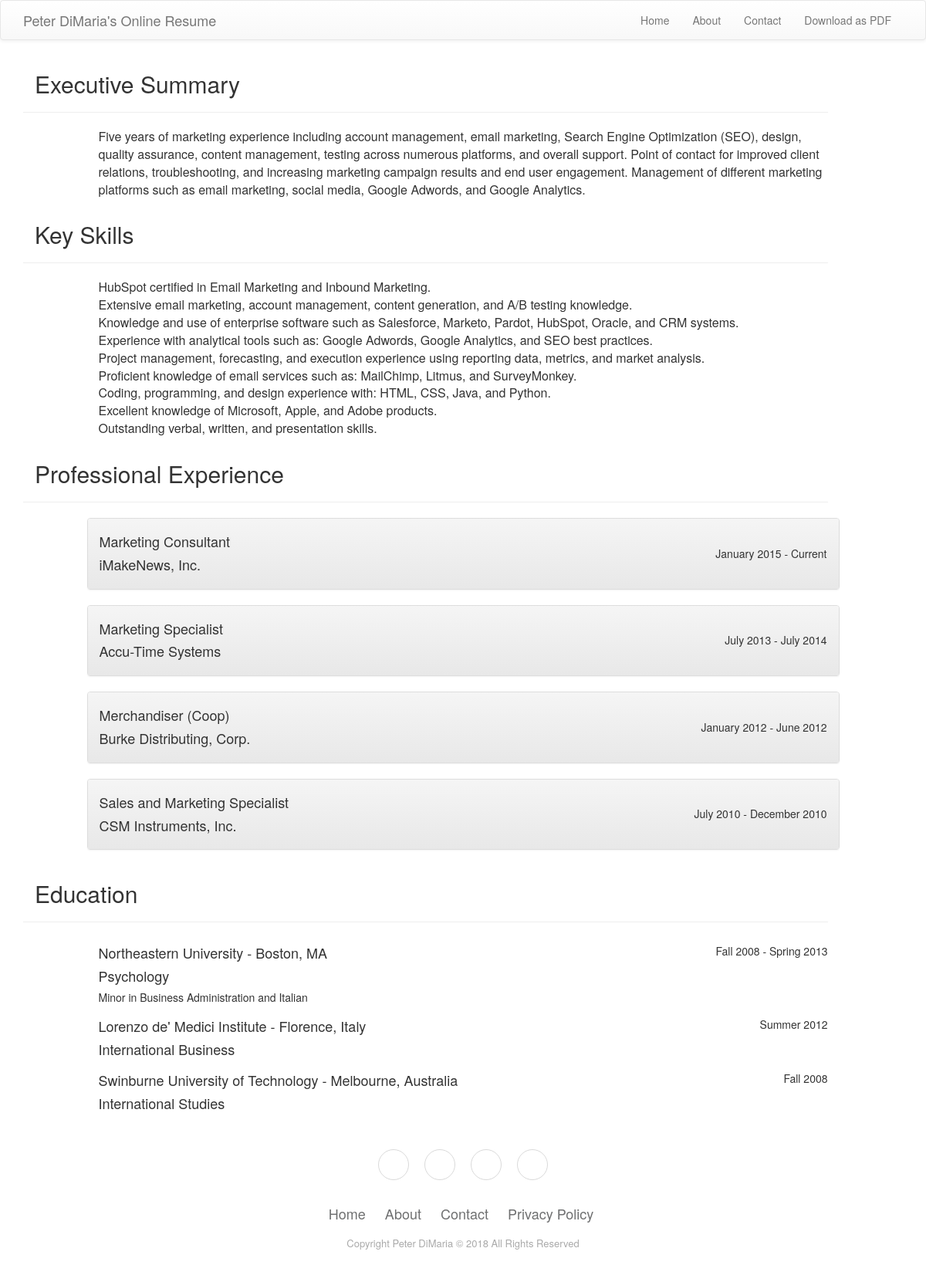
The page / on the database its author committed.
### resumeApp/models.py (models this page shows, shortened)
class GeneralInfo(models.Model):
	about = models.TextField(max_length=5000)
	executive_summary = models.TextField(max_length=5000)
	skills = models.TextField(max_length=5000)
	privacy_policy = models.TextField(max_length=10000)
	class Meta:
		verbose_name_plural = "General Info"

class Job(models.Model):
	employer = models.CharField(max_length=32)
	title = models.CharField(max_length=32)
	summary = models.TextField(max_length=5000)
	start_date = models.DateField(auto_now=False)
	end_date = models.DateField(auto_now=False)

class Education(models.Model):
	university = models.CharField(max_length=64)
	location = models.CharField(max_length=32)
	major = models.CharField(max_length=64)
	minor = models.CharField(max_length=64, blank=True, null=True)
	start_semester = models.CharField(max_length=32, blank=True, null=True)
	start_year = models.DateField(auto_now=False, blank=True, null=True)
	semester = models.CharField(max_length=32, blank=True, null=True)
	year = models.DateField(auto_now=False)
	class Meta:
		verbose_name_plural = "Education"

### resumeApp/views.py (the view)
# urls.py: 2. Add a URL to urlpatterns:  url(r'^$', views.home, name='home')
def home(request):
	jobs = Job.objects.all().order_by('-start_date')
	executive_summary = GeneralInfo.objects.values('executive_summary').get()
	education_list = Education.objects.all().order_by('-year')
	skills = GeneralInfo.objects.values('skills').get()
	context = {
		'jobs': jobs,
		'executive_summary': executive_summary,
		'education_list': education_list,
		'skills': skills,
	}
	return render(request, 'index.html', context)

### resumeApp/templates/index.html (shortened to what this page needs)
{%  load static %}
<!DOCTYPE html>
<html>
<head>
    <link href="{% static 'bootstrap/css/bootstrap.min.css' %}" rel="stylesheet">
    <link href="{% static 'css/styles.css' %}" rel="stylesheet">
    <link href="{% static 'css/Contact-Form-Clean.css' %}" rel="stylesheet">
    <link href="{% static 'css/Footer-Basic.css' %}" rel="stylesheet">
</head>
<body>
    <div>
        <nav class="navbar navbar-default navigation-clean">
            <div class="container">
                <div class="navbar-header">
                    <a href="/" class="navbar-brand navbar-link">Peter DiMaria's Online Resume</a>
                </div>
                <div class="collapse navbar-collapse" id="navcol-1">
                    <ul class="nav navbar-nav navbar-right">
                        <li role="presentation"><a href="/">Home </a></li>
                        <li role="presentation"><a href="/about/">About </a></li>
                        <li role="presentation"><a href="/contact/">Contact </a></li>
                        <li role="presentation"><a href="{% static '#' %}">Download as PDF </a></li>
                    </ul>
                </div>
            </div>
        </nav>
    </div>
    {% block content %}
        <div class="container">
            <div class="row">
                <div class="col-sm-11 col-xs-11 col-md-11 col-lg-11">
                    <h2>Executive Summary</h2>
                    <hr />
                </div>
                <div class="col-sm-10 col-sm-offset-1 col-xs-10 col-xs-offset-1 col-md-10 col-md-offset-1 col-lg-10 col-lg-offset-1">
                    <p><span style="font-size: medium">{{ executive_summary.executive_summary }}</span></p>
                </div>
            </div>
            <div class="row">
                <div class="col-sm-11 col-xs-11 col-md-11 col-lg-11">
                    <h2>Key Skills</h2>
                    <hr />
                </div>
                <div class="col-sm-10 col-sm-offset-1 col-xs-10 col-xs-offset-1 col-md-10 col-md-offset-1 col-lg-10 col-lg-offset-1">
                    <p><span style="font-size: medium">{{ skills.skills|safe }}</span></p>
                </div>
            </div>
            <div class="row">
                <div class="col-sm-11 col-xs-11 col-md-11 col-lg-11">
                    <h2>Professional Experience</h2>
                    <hr />
                </div>
                <div class="col-sm-10 col-sm-offset-1 col-xs-10 col-xs-offset-1 col-md-10 col-md-offset-1 col-lg-10 col-lg-offset-1">
                    {% for job in jobs %}
                        <div class="row">
                            <div class="panel-group">
                                <div class="panel panel-default">
                                    <div class="panel-heading">
                                        <h4 class="panel-title">
                                            <a data-toggle="collapse" href="#{{ job.id }}">
                                                <div class="row">
                                                    <div class="col-xs-6">
                                                        <h4>{{ job.title }}</h4>
                                                        <h4>{{ job.employer }}</h4>
                                                    </div>
                                                    <div class="col-xs-6 text-right">
                                                        <br />
                                                        {% if forloop.first %}
                                                            <h5>{{ job.start_date|date:"F" }} {{ job.start_date|date:"Y" }} - Current</h5>
                                                        {% else %}
                                                            <h5>{{ job.start_date|date:"F" }} {{ job.start_date|date:"Y" }} - {{ job.end_date|date:"F" }} {{ job.end_date|date:"Y" }}</h5>
                                                        {% endif %}
                                                        <br />
                                                    </div>
                                                </div>
                                            </a>
                                        </h4>
                                    </div>
                                </div>
                            </div>
                        </div>
                    {% endfor %}
                </div>
            </div>
            <div class="row">
                <div class="col-sm-11 col-xs-11 col-md-11 col-lg-11">
                    <h2>Education</h2>
                    <hr />
                </div>
                <div class="col-sm-10 col-sm-offset-1 col-xs-10 col-xs-offset-1 col-md-10 col-md-offset-1 col-lg-10 col-lg-offset-1">
                    {% for education in education_list %}
                        <div class="row">
                            <div class="col-xs-9">
                                <h4>{{ education.university }} - {{ education.location }}</h4>
                                <h4>{{ education.major }}</h4>
                                {% if education.minor %}
                                    <h5>Minor in {{ education.minor }}</h5>
                                {% endif %}
                            </div>
                            <div class="col-xs-3 text-right">
                                <h5>
                                    {% if education.start_year %}
                                        {{ education.start_semester }} {{ education.start_year.year }} -
                                    {% endif %}
                                    {{ education.semester }} {{ education.year.year }}</h5>
                            </div>
                        </div>
                    {% endfor %}
                </div>
            </div>
        </div>
    {% endblock %}
    <div class="footer-basic">
        <footer>
            <div class="social">
                <a href="#"></a>
                <a href="#"></a>
                <a href="#"></a>
                <a href="#"></a>
            </div>
            <ul class="list-inline">
                <li><a href="/">Home</a></li>
                <li><a href="/about/">About</a></li>
                <li><a href="/contact/">Contact</a></li>
                <li><a href="/privacy_policy/">Privacy Policy</a></li>
            </ul>
             <p class="copyright">Copyright Peter DiMaria © {% now "Y" %} All Rights Reserved</p>
        </footer>
    </div>
</body>
</html>

### static/css/styles.css (style rules this page uses)
h2 { padding-left: 15px; }

### static/css/Footer-Basic.css (style rules this page uses)
.footer-basic { padding:40px 0; background-color:#ffffff; color:#4b4c4d; }
.footer-basic ul { padding:0; list-style:none; text-align:center; font-size:18px; line-height:1.6; margin-bottom:0; }
.footer-basic li { padding:0 10px; }
.footer-basic ul a { color:inherit; text-decoration:none; opacity:0.8; }
.footer-basic .social { text-align:center; padding-bottom:25px; }
.footer-basic .social > a { font-size:24px; width:40px; height:40px; line-height:40px; display:inline-block; text-align:center; border-radius:50%; border:1px solid #ccc; margin:0 8px; color:inherit; opacity:0.75; }
.footer-basic .copyright { margin-top:15px; text-align:center; font-size:13px; color:#aaa; margin-bottom:0; }

### rows shown on the page
GeneralInfo: executive_summary "Five years of marketing experience including account management, email marketing, Search Engine Optimization (SEO), design, quality assurance, content management, testing across numerous platforms, and overall support. Point of contact for improved client relations, troubleshooting, and increasing marketing campaign results and end user engagement. Management of different marketing platforms such as email marketing, social media, Google Adwords, and Google Analytics."
Job: title "Marketing Consultant", employer "iMakeNews, Inc.", start_date "January", start_date "2015"
Job: title "Marketing Specialist", employer "Accu-Time Systems", start_date "July", start_date "2013", end_date "July", end_date "2014"
Job: title "Merchandiser (Coop)", employer "Burke Distributing, Corp.", start_date "January", start_date "2012", end_date "June", end_date "2012"
Job: title "Sales and Marketing Specialist", employer "CSM Instruments, Inc.", start_date "July", start_date "2010", end_date "December", end_date "2010"
Education: university "Northeastern University", location "Boston, MA", major "Psychology", minor "Business Administration and Italian", start_semester "Fall", start_year.year "2008", semester "Spring", year.year "2013"
Education: university "Lorenzo de' Medici Institute", location "Florence, Italy", major "International Business", semester "Summer", year.year "2012"
Education: university "Swinburne University of Technology", location "Melbourne, Australia", major "International Studies", semester "Fall", year.year "2008"
